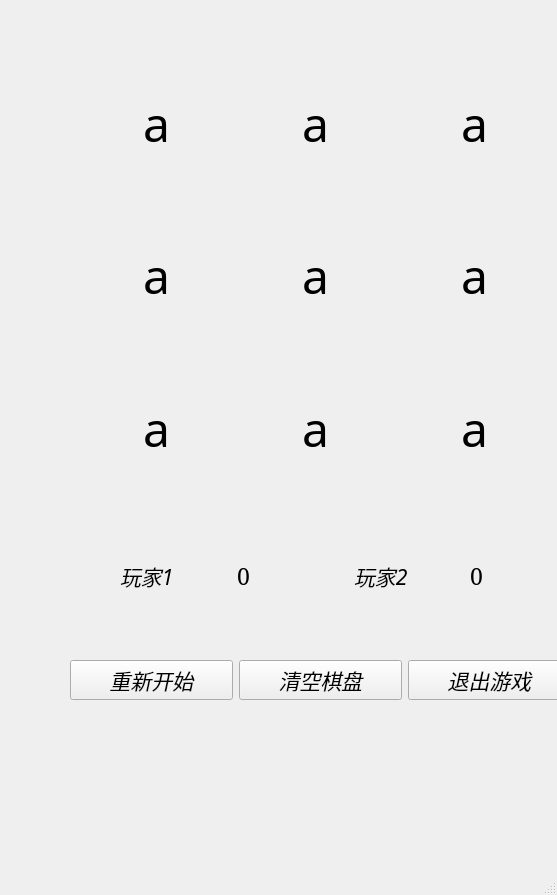
<?xml version="1.0" encoding="UTF-8"?>
<ui version="4.0">
 <class>MainWindow</class>
 <widget class="QMainWindow" name="MainWindow">
  <property name="geometry">
   <rect>
    <x>0</x>
    <y>0</y>
    <width>557</width>
    <height>895</height>
   </rect>
  </property>
  <property name="windowTitle">
   <string>MainWindow</string>
  </property>
  <widget class="QWidget" name="centralwidget">
   <widget class="QWidget" name="widget" native="true">
    <property name="geometry">
     <rect>
      <x>80</x>
      <y>50</y>
      <width>471</width>
      <height>451</height>
     </rect>
    </property>
    <layout class="QGridLayout" name="gridLayout">
     <item row="0" column="0">
      <widget class="myLabel" name="label_1">
       <property name="font">
        <font>
         <family>幼圆</family>
         <pointsize>36</pointsize>
        </font>
       </property>
       <property name="text">
        <string>a</string>
       </property>
       <property name="alignment">
        <set>Qt::AlignCenter</set>
       </property>
      </widget>
     </item>
     <item row="1" column="1">
      <widget class="myLabel" name="label_5">
       <property name="font">
        <font>
         <family>幼圆</family>
         <pointsize>36</pointsize>
        </font>
       </property>
       <property name="text">
        <string>a</string>
       </property>
       <property name="alignment">
        <set>Qt::AlignCenter</set>
       </property>
      </widget>
     </item>
     <item row="1" column="2">
      <widget class="myLabel" name="label_6">
       <property name="font">
        <font>
         <family>幼圆</family>
         <pointsize>36</pointsize>
        </font>
       </property>
       <property name="text">
        <string>a</string>
       </property>
       <property name="alignment">
        <set>Qt::AlignCenter</set>
       </property>
      </widget>
     </item>
     <item row="2" column="1">
      <widget class="myLabel" name="label_8">
       <property name="font">
        <font>
         <family>幼圆</family>
         <pointsize>36</pointsize>
        </font>
       </property>
       <property name="text">
        <string>a</string>
       </property>
       <property name="alignment">
        <set>Qt::AlignCenter</set>
       </property>
      </widget>
     </item>
     <item row="0" column="2">
      <widget class="myLabel" name="label_3">
       <property name="font">
        <font>
         <family>幼圆</family>
         <pointsize>36</pointsize>
        </font>
       </property>
       <property name="text">
        <string>a</string>
       </property>
       <property name="alignment">
        <set>Qt::AlignCenter</set>
       </property>
      </widget>
     </item>
     <item row="0" column="1">
      <widget class="myLabel" name="label_2">
       <property name="font">
        <font>
         <family>幼圆</family>
         <pointsize>36</pointsize>
        </font>
       </property>
       <property name="text">
        <string>a</string>
       </property>
       <property name="alignment">
        <set>Qt::AlignCenter</set>
       </property>
      </widget>
     </item>
     <item row="2" column="2">
      <widget class="myLabel" name="label_9">
       <property name="font">
        <font>
         <family>幼圆</family>
         <pointsize>36</pointsize>
        </font>
       </property>
       <property name="text">
        <string>a</string>
       </property>
       <property name="alignment">
        <set>Qt::AlignCenter</set>
       </property>
      </widget>
     </item>
     <item row="2" column="0">
      <widget class="myLabel" name="label_7">
       <property name="font">
        <font>
         <family>幼圆</family>
         <pointsize>36</pointsize>
        </font>
       </property>
       <property name="text">
        <string>a</string>
       </property>
       <property name="alignment">
        <set>Qt::AlignCenter</set>
       </property>
      </widget>
     </item>
     <item row="1" column="0">
      <widget class="myLabel" name="label_4">
       <property name="font">
        <font>
         <family>幼圆</family>
         <pointsize>36</pointsize>
        </font>
       </property>
       <property name="text">
        <string>a</string>
       </property>
       <property name="alignment">
        <set>Qt::AlignCenter</set>
       </property>
      </widget>
     </item>
    </layout>
   </widget>
   <widget class="QWidget" name="widget_3" native="true">
    <property name="geometry">
     <rect>
      <x>120</x>
      <y>540</y>
      <width>461</width>
      <height>71</height>
     </rect>
    </property>
    <layout class="QHBoxLayout" name="horizontalLayout_2">
     <item>
      <widget class="QLabel" name="player1">
       <property name="font">
        <font>
         <family>得意黑</family>
         <pointsize>16</pointsize>
         <italic>true</italic>
        </font>
       </property>
       <property name="text">
        <string>玩家1</string>
       </property>
      </widget>
     </item>
     <item>
      <widget class="QLabel" name="score1">
       <property name="font">
        <font>
         <family>MS Serif</family>
         <pointsize>17</pointsize>
         <italic>false</italic>
        </font>
       </property>
       <property name="text">
        <string>0</string>
       </property>
      </widget>
     </item>
     <item>
      <widget class="QLabel" name="player2">
       <property name="font">
        <font>
         <family>得意黑</family>
         <pointsize>16</pointsize>
         <italic>true</italic>
        </font>
       </property>
       <property name="text">
        <string>玩家2</string>
       </property>
      </widget>
     </item>
     <item>
      <widget class="QLabel" name="score2">
       <property name="font">
        <font>
         <family>MS Serif</family>
         <pointsize>17</pointsize>
         <italic>false</italic>
        </font>
       </property>
       <property name="text">
        <string>0</string>
       </property>
      </widget>
     </item>
    </layout>
   </widget>
   <widget class="QWidget" name="widget_2" native="true">
    <property name="geometry">
     <rect>
      <x>70</x>
      <y>630</y>
      <width>501</width>
      <height>101</height>
     </rect>
    </property>
    <layout class="QHBoxLayout" name="horizontalLayout">
     <item>
      <widget class="QPushButton" name="restart">
       <property name="font">
        <font>
         <family>得意黑</family>
         <pointsize>16</pointsize>
         <italic>true</italic>
        </font>
       </property>
       <property name="text">
        <string>重新开始</string>
       </property>
      </widget>
     </item>
     <item>
      <widget class="QPushButton" name="clear">
       <property name="font">
        <font>
         <family>得意黑</family>
         <pointsize>16</pointsize>
         <italic>true</italic>
        </font>
       </property>
       <property name="text">
        <string>清空棋盘</string>
       </property>
      </widget>
     </item>
     <item>
      <widget class="QPushButton" name="exit">
       <property name="font">
        <font>
         <family>得意黑</family>
         <pointsize>16</pointsize>
         <italic>true</italic>
        </font>
       </property>
       <property name="text">
        <string>退出游戏</string>
       </property>
      </widget>
     </item>
    </layout>
   </widget>
  </widget>
  <widget class="QMenuBar" name="menubar">
   <property name="geometry">
    <rect>
     <x>0</x>
     <y>0</y>
     <width>557</width>
     <height>21</height>
    </rect>
   </property>
  </widget>
  <widget class="QStatusBar" name="statusbar"/>
 </widget>
 <customwidgets>
  <customwidget>
   <class>myLabel</class>
   <extends>QLabel</extends>
   <header location="global">mylabel.h</header>
  </customwidget>
 </customwidgets>
 <resources/>
 <connections/>
</ui>
